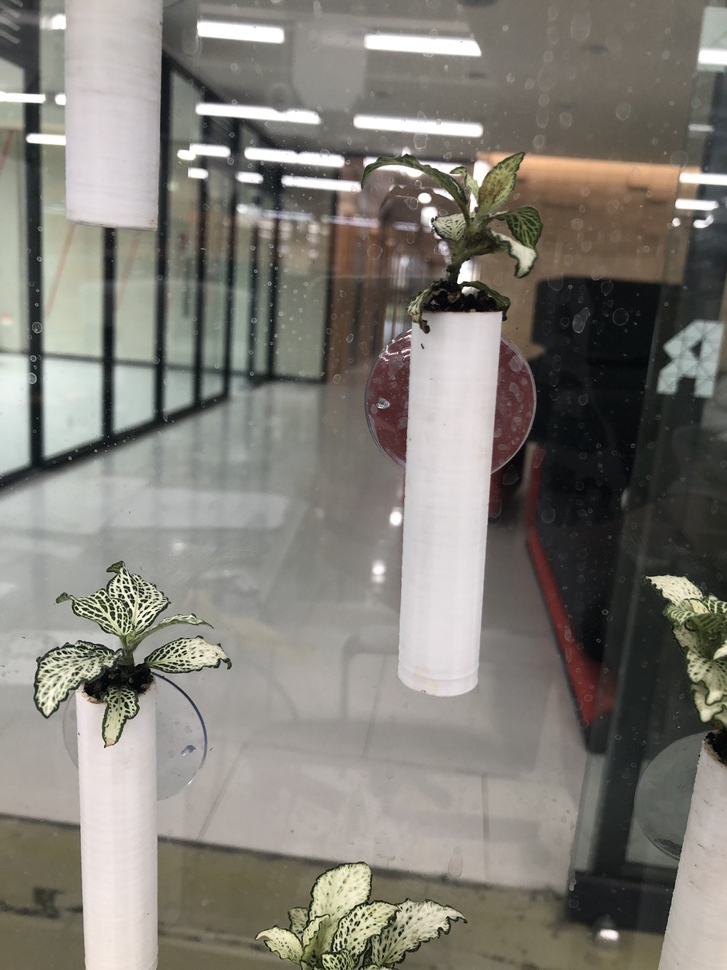
#> input picture 002_ColorSegDetection_v003_newImageTest/test_1.jpg, 727 x 970 px, shrunk from 3024 x 4032 before the run
$ python -i modules.py   (imports and definitions only)   (older library calls are emulated)
#> lines starting #> are read from the running program, lines starting #| are printed output that depends on the picture; after the words box and inside, x2 and y2 are one past the last pixel; in counts of white or black regions, pixels touching at a corner belong together
#> further down, picture is the input picture: shape (970, 727, 3); mean B, G, R 118.6, 125.7, 129
# import the necessary packages
from imutils import contours
from skimage import measure
import numpy as np
import imutils
import cv2

# load the image
# [4 lines left out: function load_img, not called in this run]

# convert image to grayscale, and blur it
def blurring(image):
	gray = cv2.cvtColor(image, cv2.COLOR_BGR2GRAY)
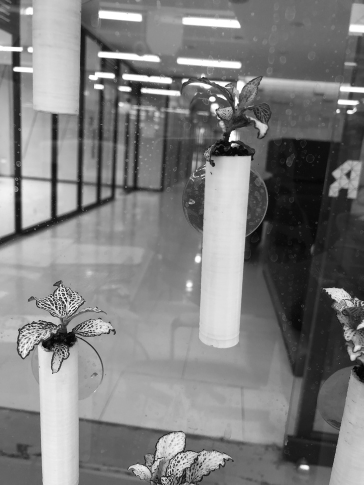
#> gray: shape (970, 727) (shown at 1/2 size); min 0, max 255, mean 125.8
	blurred = cv2.GaussianBlur(gray, (11, 11), 0)

	return blurred

# threshold the image to reveal light regions in the blurred image
def threshold(blurred):
	thresh = cv2.threshold(blurred, 200, 255, cv2.THRESH_BINARY)[1]
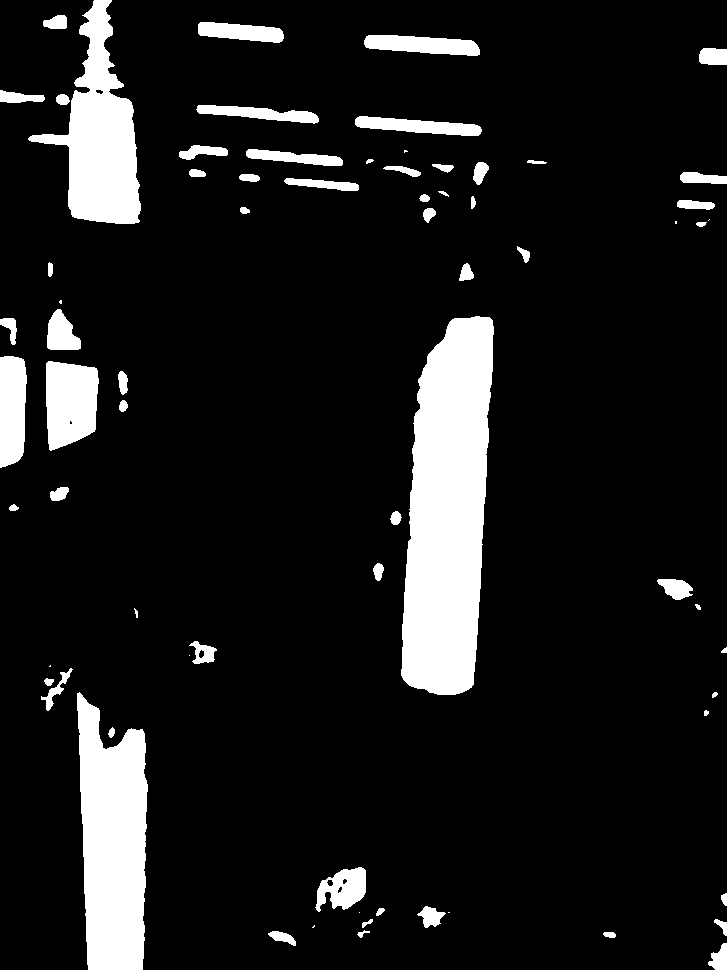
#> thresh: shape (970, 727); 10.9% white; 71 white regions (9 under 20 px), largest, box (x1, y1, x2, y2) and area: (401, 316, 494, 695) 26663, (77, 692, 148, 970) 15189, (28, 0, 141, 224) 11219

	# perform a series of erosions and dilations to remove
	# any small blobs of noise from the thresholded image
	thresh = cv2.erode(thresh, None, iterations=2)
#> thresh: shape (970, 727); 8.8% white; 55 white regions (18 under 20 px), largest, box (x1, y1, x2, y2) and area: (403, 318, 492, 693) 24721, (79, 696, 146, 970) 13769, (32, 0, 139, 222) 9513
	thresh = cv2.dilate(thresh, None, iterations=4)
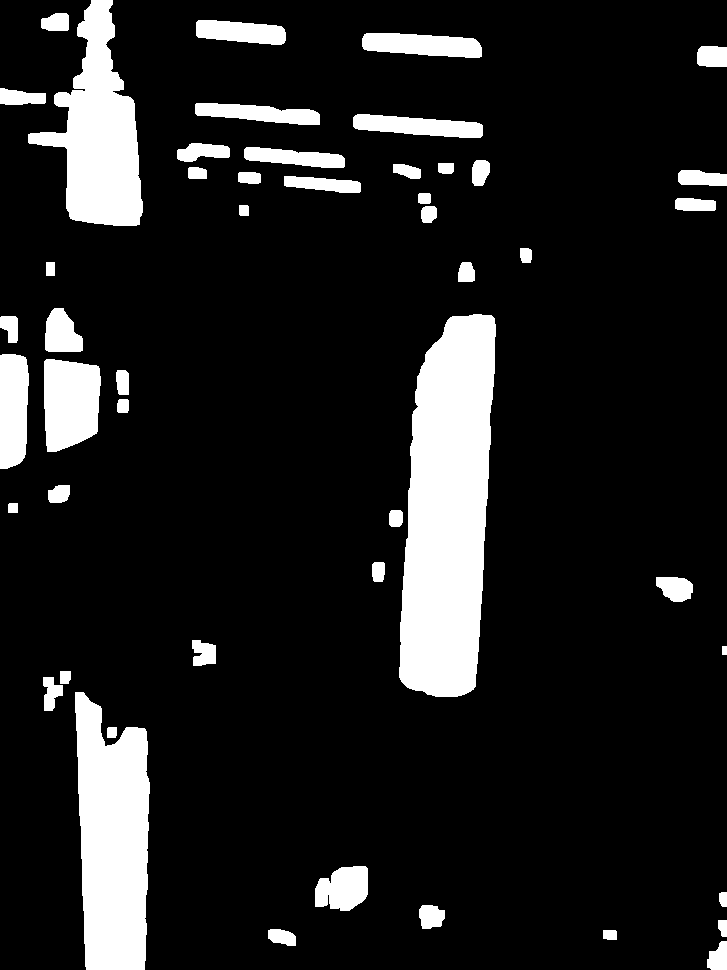
#> thresh: shape (970, 727); 12.8% white; 49 white regions, largest, box (x1, y1, x2, y2) and area: (399, 314, 496, 697) 28595, (75, 692, 150, 970) 16571, (28, 0, 143, 226) 12955

	return thresh

# perform a connected component analysis on the thresholded image,
# then initialize a mask to store only the "large" components
def masking(thresh):
	labels = measure.label(thresh, neighbors=8, background=0)
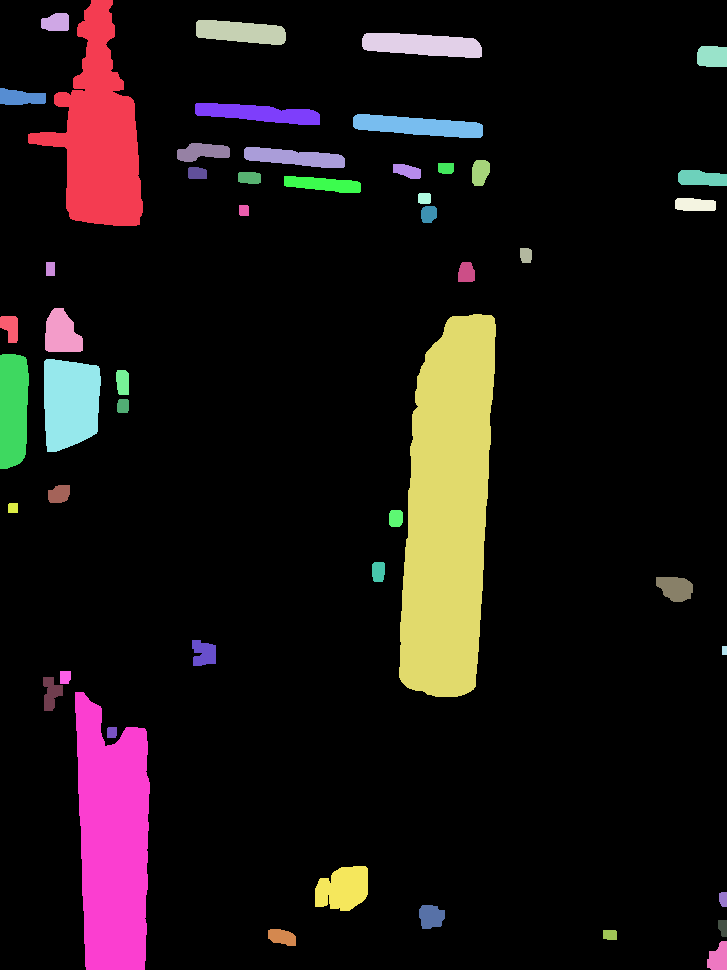
#> labels: shape (970, 727) int64; 50 distinct labels, from 0 to 49; one colour per label, 0 black
	mask = np.zeros(thresh.shape, dtype="uint8")

	# loop over the unique components
	for label in np.unique(labels):
		# if this is the background label, ignore it
		if label == 0:
			continue

		# otherwise, construct the label mask and count the
		# number of pixels
		labelMask = np.zeros(thresh.shape, dtype="uint8")
		labelMask[labels == label] = 255
		numPixels = cv2.countNonZero(labelMask)

		# if the number of pixels in the component is sufficiently
		# large, then add it to our mask of "large blobs"
		if numPixels > 300:
			mask = cv2.add(mask, labelMask)
#> this loop made 50 passes
#> numPixels on passes 2 to 9: 12955, 434, 1703, 2301, 597, 599, 1780, 2094
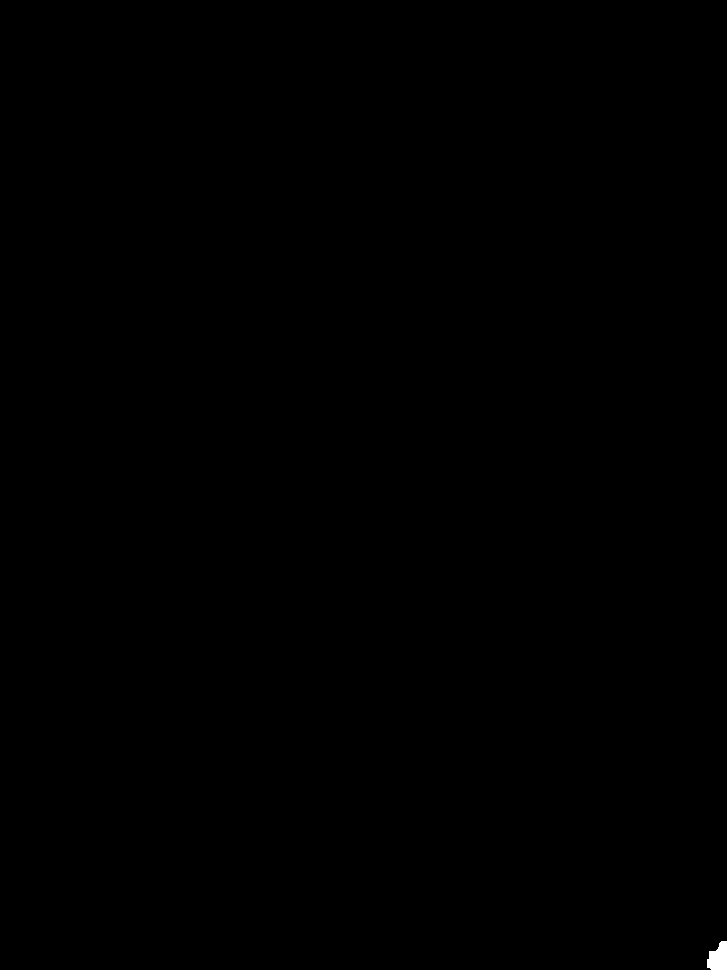
#> labelMask: shape (970, 727); 0.06% white; 1 white region, box (x1, y1, x2, y2) and area: (707, 941, 727, 970) 441
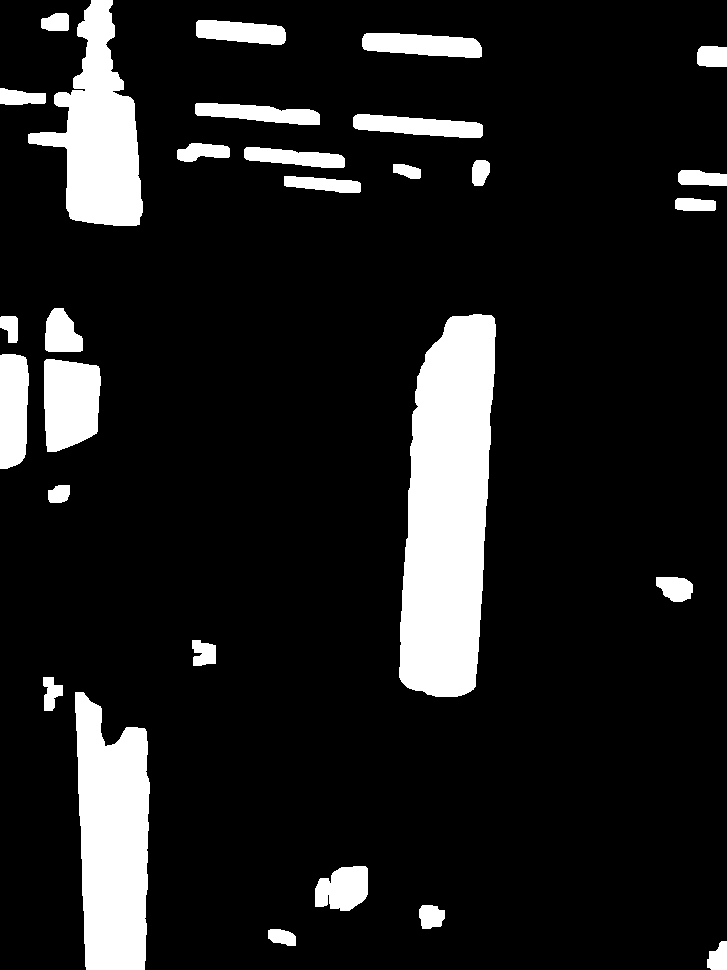
#> mask: shape (970, 727); 12.3% white; 29 white regions, largest, box (x1, y1, x2, y2) and area: (399, 314, 496, 697) 28595, (75, 692, 150, 970) 16571, (28, 0, 143, 226) 12955

	return mask

def preProcessing(image):
	""" Wrapping function for preprocessing process with setting low and high ranges for a mask image """
	blurred = blurring(image)
	thres = threshold(blurred)
	mask = masking(thres)

	return mask

# find the contours in the mask, then sort them from left to right
# [57 lines left out: functions find_bbox, point_ctr, save_lcdata, show_img, not called in this run]

>>> import cv2
>>> picture = cv2.imread('../002_ColorSegDetection_v003_newImageTest/test_1.jpg')
>>> result = preProcessing(picture)

$ run again, on 002_ColorSegDetection_v003_newImageTest/test_2.jpg
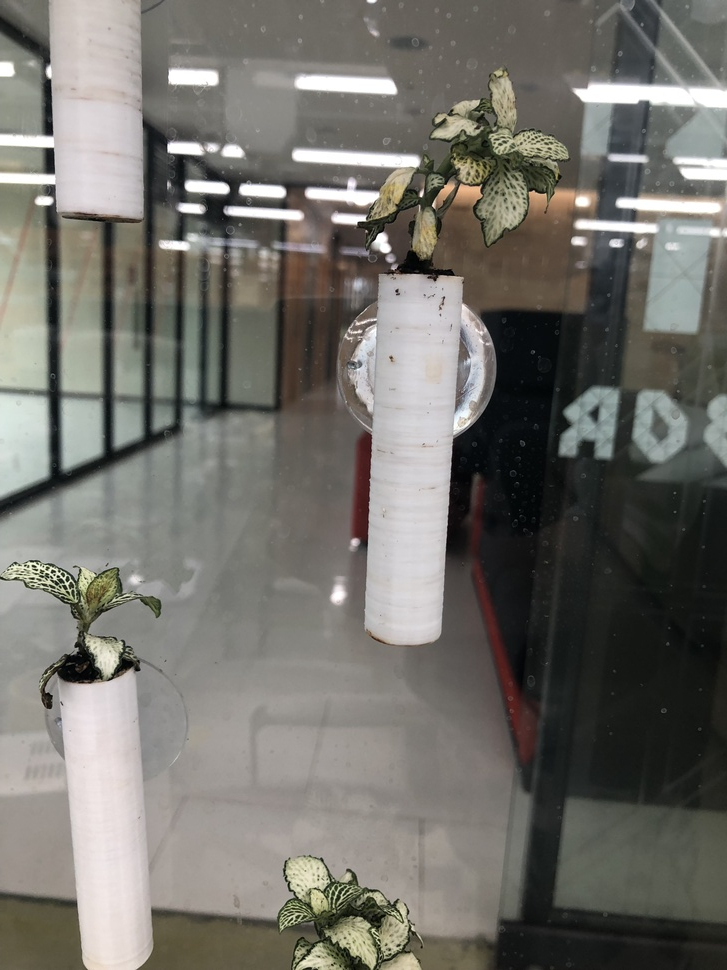
#> input picture 002_ColorSegDetection_v003_newImageTest/test_2.jpg, 727 x 970 px, shrunk from 3024 x 4032 before the run
#> picture is the input picture: shape (970, 727, 3); mean B, G, R 107, 112.9, 114.6
#> in masking, `labels = measure.label(thresh, neighbors=8, background=0)`:
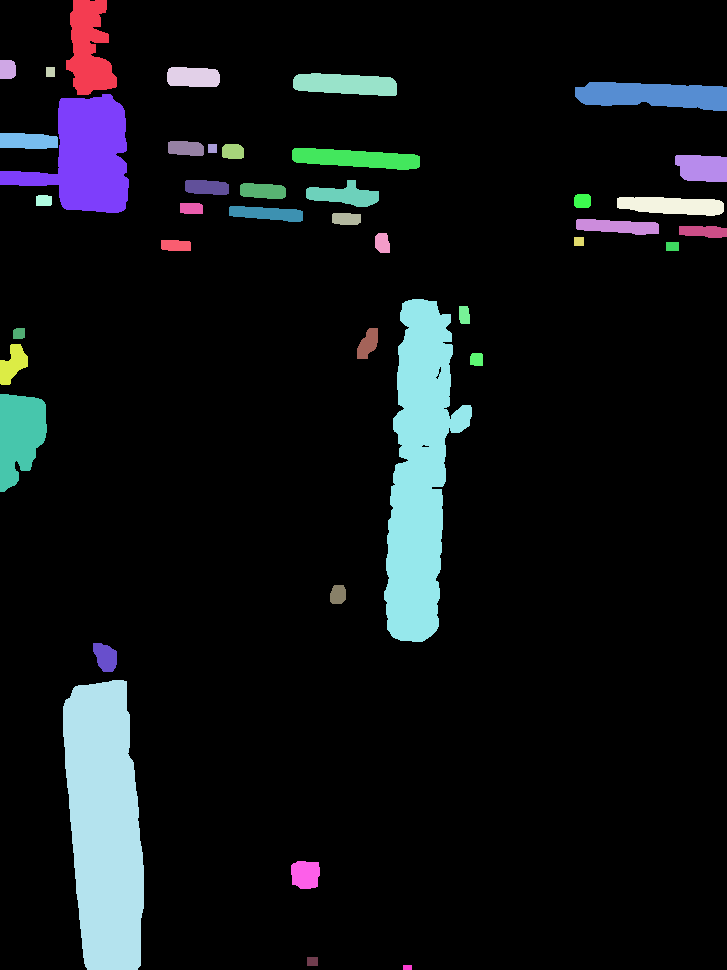
#> labels: shape (970, 727) int64; 42 distinct labels, from 0 to 41; one colour per label, 0 black
#> the loop in masking, `for label in np.unique(labels):` made 42 passes
#> numPixels on passes 2 to 9: 3144, 288, 90, 960, 1904, 3340, 8340, 835
#> after the loop in masking, `for label in np.unique(labels):`:
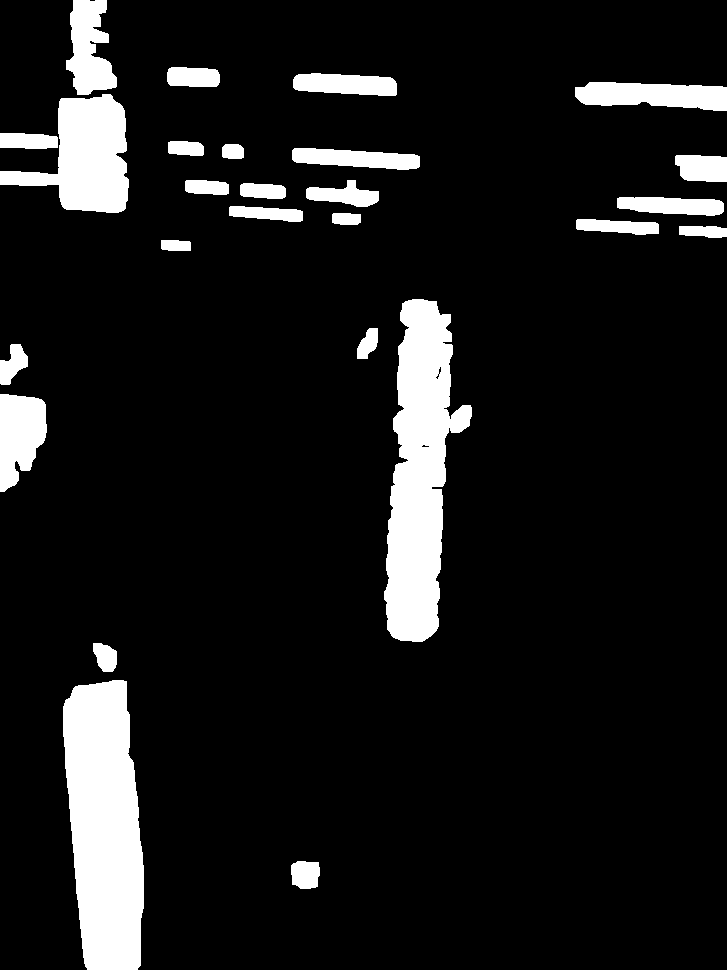
#> mask: shape (970, 727); 10.1% white; 26 white regions, largest, box (x1, y1, x2, y2) and area: (63, 680, 144, 970) 18703, (384, 299, 472, 642) 17631, (0, 94, 129, 213) 8340

$ run again, on 002_ColorSegDetection_v003_newImageTest/test_3.jpg
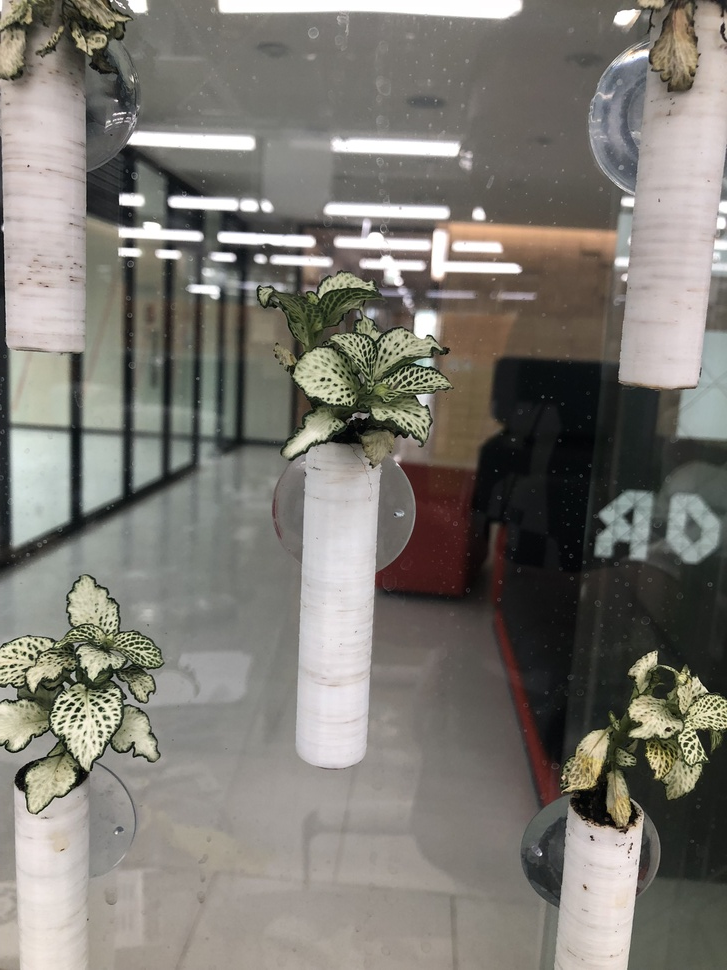
#> input picture 002_ColorSegDetection_v003_newImageTest/test_3.jpg, 727 x 970 px, shrunk from 3024 x 4032 before the run
#> picture is the input picture: shape (970, 727, 3); mean B, G, R 115.2, 121.9, 125.1
#> in masking, `labels = measure.label(thresh, neighbors=8, background=0)`:
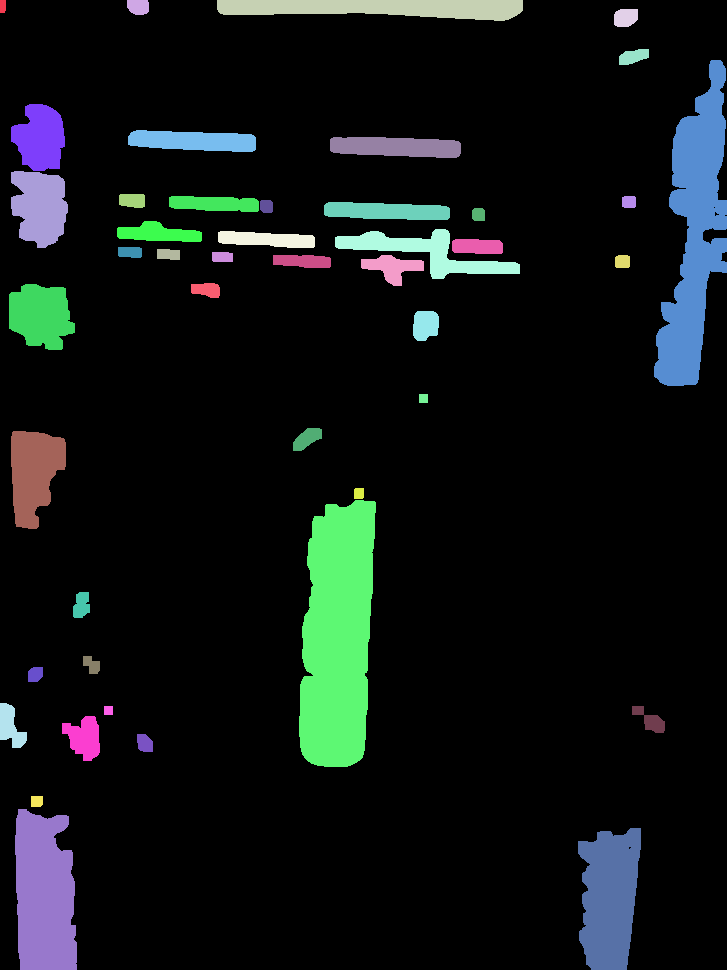
#> labels: shape (970, 727) int64; 46 distinct labels, from 0 to 45; one colour per label, 0 black
#> the loop in masking, `for label in np.unique(labels):` made 46 passes
#> numPixels on passes 2 to 9: 76, 294, 4818, 382, 349, 12584, 2667, 2218
#> after the loop in masking, `for label in np.unique(labels):`:
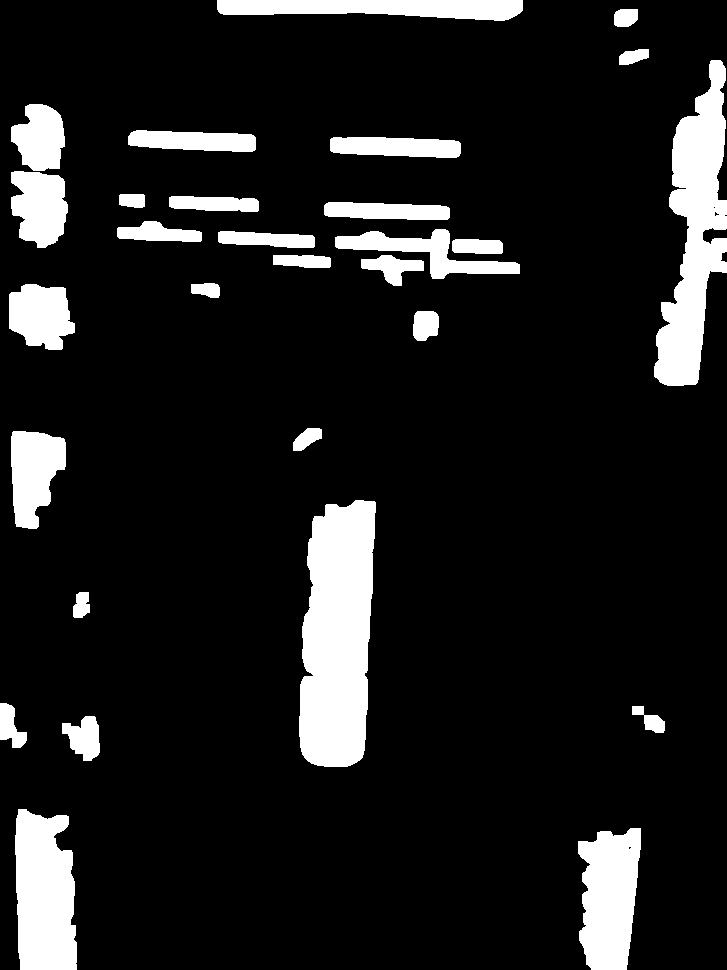
#> mask: shape (970, 727); 11.9% white; 29 white regions, largest, box (x1, y1, x2, y2) and area: (299, 500, 376, 767) 16735, (654, 60, 727, 386) 12584, (15, 809, 77, 970) 8512
